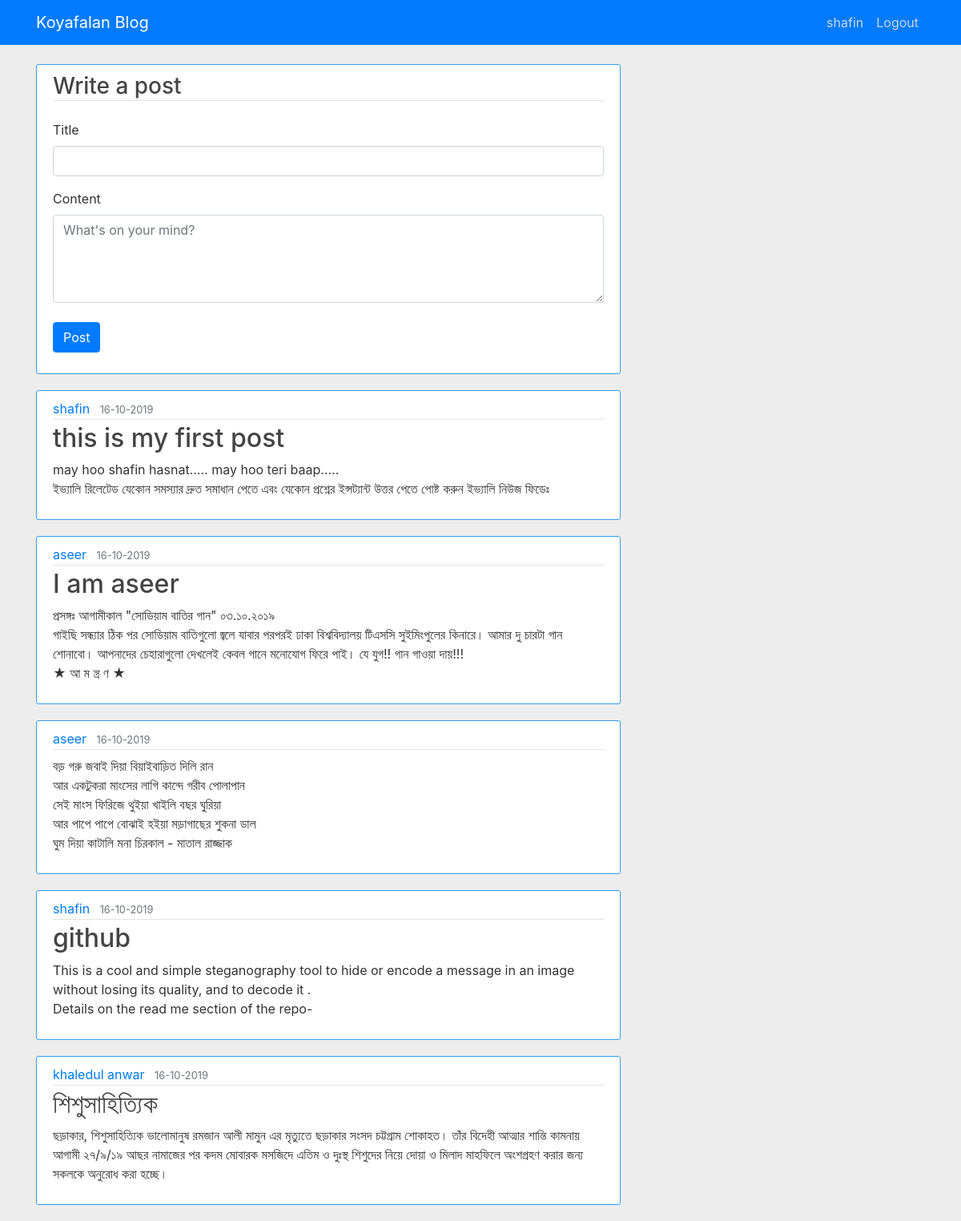
Screenshot of / (signed in) with the database file from the repository.
### flaskblog/models.py (models this page shows, shortened)
class User(db.Model,UserMixin,):
    id = db.Column(db.Integer, primary_key=True)
    username = db.Column(db.String(50), unique=True, nullable=False)
    email = db.Column(db.String(120), unique=True, nullable=False)
    image_file = db.Column(db.String(20), nullable=False, default='default.jpg')
    password = db.Column(db.String(60), nullable=False)
    posts=db.relationship('Post', backref='author', lazy=True)

class Post(db.Model):
    id = db.Column(db.Integer, primary_key=True)
    title = db.Column(db.String(100), unique=True, nullable=False)
    content = db.Column(db.Text, nullable=False)
    date_posted = db.Column(db.DateTime, nullable=False, default=datetime.utcnow)
    user_id = db.Column(db.Integer, db.ForeignKey('user.id'), nullable=False)

### flaskblog/routes.py (the view)
@app.route('/',methods=['GET','POST'])
def home():
    form = PostForm()
    if form.validate_on_submit():
        post = Post(title = form.title.data, content = form.content.data,user_id=current_user.id)
        db.session.add(post)
        db.session.commit()
        return redirect(url_for('home'))
    posts = Post.query.all()
    return render_template('home.html', title='home',form=form, posts=posts)

### flaskblog/forms.py
class PostForm(FlaskForm):
    title = StringField('Title',validators =[Length(max=100)])
    content = TextAreaField('Content', validators=[DataRequired()])
    submit = SubmitField('Post')

### flaskblog/models.py (called while the page is built)
@login_manager.user_loader
def load_user(user_id):
    return User.query.get(int(user_id))

### flaskblog/templates/home.html (shortened to what this page needs)
{% extends "layout.html" %}
{% block content %}
{% if current_user.is_active %}
<div class='content-section'>
  <form method="POST" action="">
    <h3 class="border-bottom mb-4">Write a post</h3>
    <div class="form-group">
                        {{ form.title.label(class="form-control-label") }}
                        {% if form.title.errors %}
                            {{ form.title(class="form-control form-control-lg is-invalid") }}
                            <div class="invalid-feedback">
                                {% for error in form.title.errors %}
                                    <span>{{ error }}</span>
                                {% endfor %}
                            </div>
                        {% else %}
                            {{ form.title(class="form-control", placeholder="") }}
                        {% endif %}
    </div>
    <div class="form-group">
                        {{ form.content.label(class="form-control-label") }}
                        {% if form.content.errors %}
                            {{ form.content(class="form-control form-control-lg is-invalid") }}
                            <div class="invalid-feedback">
                                {% for error in form.content.errors %}
                                    <span>{{ error }}</span>
                                {% endfor %}
                            </div>
                        {% else %}
                            {{ form.content(class="form-control",  rows="4", placeholder="What's on your mind?") }}
                        {% endif %}
     </div>
     <div class="form-group">
      {{ form.submit(class="btn btn-primary mt-2") }}
      </div>
  </form>
</div>
{% endif %}
{% for post in posts%}
        <article class="media content-section">
          <div class="media-body">
            <div class="article-metadata">
              <a class="mr-2" href="#">{{ post.author.username }}</a>
              <small class="text-muted">{{ post.date_posted.strftime('%d-%m-%Y') }}</small>
            </div>
            <h2><a class="article-title" href="#">{{ post.title }}</a></h2>
            <p class="article-content">{{ post.content }}</p>
          </div>
        </article>
{% endfor %}
{% endblock  %}

### flaskblog/templates/layout.html (shortened to what this page needs)
<!DOCTYPE html>
<html>
<head>
    <link rel="stylesheet" href="https://maxcdn.bootstrapcdn.com/bootstrap/4.0.0/css/bootstrap.min.css">
</head>
<body>
    <header class="site-header">
      <nav class="navbar navbar-expand-sm bg-primary navbar-dark fixed-top">
        <div class="container">
          <a class="navbar-brand mr-4" href="/">Koyafalan Blog</a>
          <div class="collapse navbar-collapse" id="navbarToggle">
            <div class="navbar-nav">
              {% if current_user.is_active %}
                <a class="nav-item nav-link" href="{{ url_for('account') }}">{{ current_user.username }}</a>
                <a class="nav-item nav-link" href="{{ url_for('logout') }}">Logout</a>
              {% else %}
                <a class="nav-item nav-link" href="{{ url_for('login') }}">Login</a>
                <a class="nav-item nav-link" href="{{ url_for('signupForm') }}">Signup</a>
              {% endif %}
            </div>
          </div>
        </div>
      </nav>
    </header>
    <main role="main" class="container">
      <div class="row">
        <div class="col-md-8">
          {% block content %}{% endblock %}
        </div>
      </div>
    </main>
</body>
</html>

### flaskblog/templates/layout.html (style rules this page uses)
body { background: #ededed; color: #333333; margin-top: 5rem; }
h1, h2, h3, h4, h5, h6 { color: #444444; }
.site-header .navbar-nav .nav-link { color: #cbd5db; }
.content-section { background: #ffffff; padding: 10px 20px; border: 1px solid #349beb; border-radius: 3px; margin-bottom: 20px; }
.article-title { color: #444444; }
.article-content { white-space: pre-line; }
.article-metadata { padding-bottom: 1px; margin-bottom: 4px; border-bottom: 1px solid #e3e3e3 }

### rows the page displays
User: username "shafin"
Post: author.username "shafin", date_posted "16-10-2019", title "this is my first post", content "may hoo shafin hasnat..... may hoo teri baap..... ইভ্যালি রিলেটেড যেকোন সমস্যার দ্রুত সমাধান পেতে এবং যেকোন প্রশ্নের ইন্সট্যান্ট উত্তর পেতে পোষ্ট করুন ইভ্যালি নিউজ ফিডেঃ"
Post: author.username "aseer", date_posted "16-10-2019", title "I am aseer", content "প্রসঙ্গঃ আগামীকাল \"সোডিয়াম বাতির গান\" ০৩.১০.২০১৯ গাইছি সন্ধ্যার ঠিক পর সোডিয়াম বাতিগুলো জ্বলে যাবার পরপরই ঢাকা বিশ্ববিদ্যালয় টিএসসি সুইমিংপুলের কিনারে। আমার দু চারটা গান শোনাবো। আপনাদের চেহারাগুলো দেখলেই কেবল গানে মনোযোগ ফিরে পাই। যে যুগ!! গান গাওয়া দায়!!! ★ আ ম ন্ত্র ণ ★"
Post: author.username "aseer", date_posted "16-10-2019", content "বড় গরু জবাই দিয়া বিয়াইবাড়িত দিলি রান আর একটুকরা মাংসের লাগি কান্দে গরীব পোলাপান সেই মাংস ফিরিজে থুইয়া খাইলি বছর ঘুরিয়া আর পাপে পাপে বোঝাই হইয়া মড়াগাছের শুকনা ডাল ঘুম দিয়া কাটালি মনা চিরকাল - মাতাল রাজ্জাক"
Post: author.username "shafin", date_posted "16-10-2019", title "github", content "This is a cool and simple steganography tool to hide or encode a message in an image without losing its quality, and to decode it . Details on the read me section of the repo-"
Post: author.username "khaledul anwar", date_posted "16-10-2019", title "শিশুসাহিত্যিক", content "ছড়াকার, শিশুসাহিত্যিক ভালোমানুষ রমজান আলী মামুন এর মৃত্যুতে ছড়াকার সংসদ চট্টগ্রাম শোকাহত। তাঁর বিদেহী আত্মার শান্তি কামনায় আগামী ২৭/৯/১৯ আছর নামাজের পর কদম মোবারক মসজিদে এতিম ও দুঃস্থ শিশুদের নিয়ে দোয়া ও মিলাদ মাহফিলে অংশগ্রহণ করার জন্য সকলকে অনুরোধ করা হচ্ছে।"
